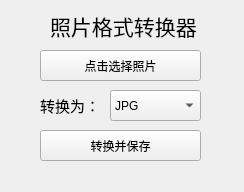
<?xml version="1.0" encoding="UTF-8"?>
<ui version="4.0">
 <class>MainWindow</class>
 <widget class="QMainWindow" name="MainWindow">
  <property name="geometry">
   <rect>
    <x>0</x>
    <y>0</y>
    <width>244</width>
    <height>192</height>
   </rect>
  </property>
  <property name="windowTitle">
   <string>照片格式转换器</string>
  </property>
  <widget class="QWidget" name="centralwidget">
   <widget class="QLabel" name="title">
    <property name="geometry">
     <rect>
      <x>50</x>
      <y>10</y>
      <width>151</width>
      <height>31</height>
     </rect>
    </property>
    <property name="font">
     <font>
      <family>STZhongsong</family>
      <pointsize>16</pointsize>
     </font>
    </property>
    <property name="text">
     <string>照片格式转换器</string>
    </property>
   </widget>
   <widget class="QPushButton" name="choosePhotoButton">
    <property name="geometry">
     <rect>
      <x>40</x>
      <y>50</y>
      <width>161</width>
      <height>31</height>
     </rect>
    </property>
    <property name="text">
     <string>点击选择照片</string>
    </property>
   </widget>
   <widget class="QComboBox" name="convertOptions">
    <property name="geometry">
     <rect>
      <x>110</x>
      <y>90</y>
      <width>91</width>
      <height>31</height>
     </rect>
    </property>
    <item>
     <property name="text">
      <string>JPG</string>
     </property>
    </item>
    <item>
     <property name="text">
      <string>PNG</string>
     </property>
    </item>
    <item>
     <property name="text">
      <string>GIF</string>
     </property>
    </item>
    <item>
     <property name="text">
      <string>ICO</string>
     </property>
    </item>
   </widget>
   <widget class="QLabel" name="convertOptionsLabel">
    <property name="geometry">
     <rect>
      <x>40</x>
      <y>95</y>
      <width>61</width>
      <height>21</height>
     </rect>
    </property>
    <property name="font">
     <font>
      <pointsize>11</pointsize>
     </font>
    </property>
    <property name="text">
     <string>转换为：</string>
    </property>
   </widget>
   <widget class="QPushButton" name="convertButton">
    <property name="geometry">
     <rect>
      <x>40</x>
      <y>130</y>
      <width>161</width>
      <height>31</height>
     </rect>
    </property>
    <property name="text">
     <string>转换并保存</string>
    </property>
   </widget>
  </widget>
 </widget>
 <resources/>
 <connections/>
</ui>
